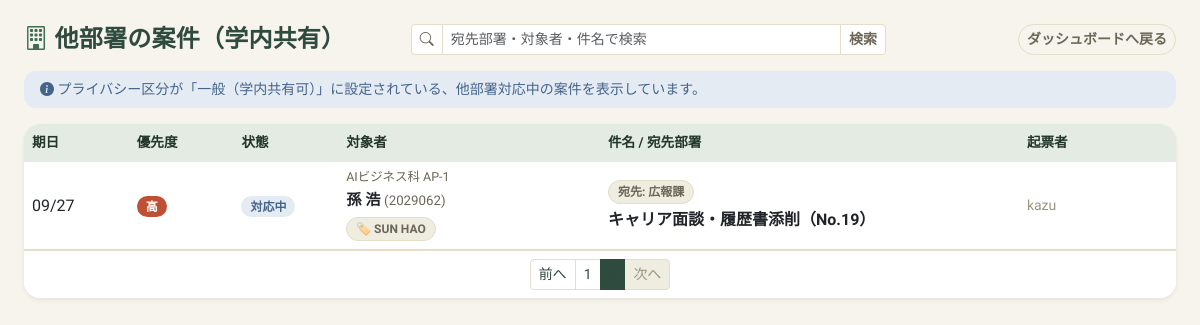
/tasks/other/?page=2 (signed in), run on the app's committed database.
### core/models.py (models this page shows, shortened)
class Task(models.Model):
    PRIORITY_CHOICES = [
        ('high', '高'),
        ('mid', '中'),
        ('low', '低'),
    ]
    STATUS_CHOICES = [
        ('open', '未対応'),
        ('in_progress', '対応中'),
        ('closed', '完了'),
    ]
    PRIVACY_CHOICES = [
        ('general', '一般（学内共有可）'),
        ('sensitive', '機密（関係部署のみ）'),
    ]
    TARGET_TYPE_CHOICES = [
        ('student', '学生'),
        ('staff', '教職員'),
    ]
    target_type = models.CharField("対象種別", max_length=10, choices=TARGET_TYPE_CHOICES, default='student', db_index=True)
    students = models.ManyToManyField(
        Student,
        related_name='tasks',
        verbose_name="対象学生",
        blank=True
    )
    target_user = models.ForeignKey(
        User,
        on_delete=models.SET_NULL,
        related_name='targeted_tasks',
        verbose_name="対象教職員",
        null=True,
        blank=True
    )
    title = models.CharField("依頼件名", max_length=200)
    description = models.TextField("依頼内容")
    target_group = models.ForeignKey(
        Group,
        on_delete=models.CASCADE,
        verbose_name="担当部署",
        related_name='group_tasks'
    )
    assigned_user = models.ForeignKey(
        User,
        on_delete=models.SET_NULL,
        null=True,
        blank=True,
        verbose_name="個別担当者",
        related_name='assigned_tasks'
    )
    created_by = models.ForeignKey(
        User,
        on_delete=models.CASCADE,
        related_name='created_tasks',
        verbose_name="起票者"
    )
    priority = models.CharField("優先度", max_length=10, choices=PRIORITY_CHOICES, default='mid', db_index=True)
    status = models.CharField("ステータス", max_length=20, choices=STATUS_CHOICES, default='open', db_index=True)
    privacy = models.CharField("プライバシー区分", max_length=20, choices=PRIVACY_CHOICES, default='general')
    due_date = models.DateField("対応期日", db_index=True)
    completion_note = models.TextField("対応メモ（クローズ時）", blank=True, null=True)
    created_at = models.DateTimeField("起票日時", auto_now_add=True)
    updated_at = models.DateTimeField("更新日時", auto_now=True)
    class Meta:
        verbose_name = "タスク"
        verbose_name_plural = "タスク一覧"
        ordering = ['due_date', '-priority']
    @property
    def target_display(self):
        if self.target_type == 'student':
            student_list = list(self.students.all())
            if not student_list:
                return mark_safe('<span class="text-muted">学生指定なし</span>')
            first_st = student_list[0]
            dept_name = first_st.department.name if first_st.department else ""
            cls_name = first_st.school_class.name if first_st.school_class else ""
            dept_part = f"{dept_name} {cls_name}".strip()
            line1 = f'<div class="text-secondary small mb-1" style="font-size: 0.78rem; line-height: 1.2;">{dept_part}</div>' if dept_part else ''
            if len(student_list) == 1:
                line2 = f'<div class="fw-bold text-dark" style="font-size: 0.95rem;">{first_st.name} <span class="text-secondary fw-normal small">({first_st.student_id})</span></div>'
                if first_st.nickname:
                    line3 = f'<div class="mt-1"><span class="badge rounded-pill bg-light text-secondary border" style="font-size: 0.75rem;">🏷️ {first_st.nickname}</span></div>'
                elif first_st.furigana:
                    line3 = f'<div class="text-secondary small mt-1" style="font-size: 0.75rem;">{first_st.furigana}</div>'
                else:
                    line3 = ''
                return mark_safe(f'{line1}{line2}{line3}')
        elif self.target_type == 'staff' and self.target_user:
            return mark_safe(f'<div class="fw-bold text-dark">{self.target_user.last_name} {self.target_user.first_name}</div><span class="badge bg-secondary" style="font-size: 0.75rem;">教職員宛て</span>')
        else:
            return mark_safe('<span class="badge bg-secondary" style="font-size: 0.75rem;">部署宛て</span>')

class Student(models.Model):
    student_id = models.CharField("学籍番号", max_length=20, unique=True)
    name = models.CharField("学生氏名", max_length=100)
    furigana = models.CharField("フリガナ", max_length=100, blank=True, null=True)
    nickname = models.CharField("ニックネーム", max_length=50, blank=True, null=True)
    nationality = models.CharField("国籍", max_length=50, choices=NATIONALITY_CHOICES, blank=True, null=True)
    department = models.ForeignKey('Department', on_delete=models.SET_NULL, null=True, blank=True, verbose_name="学科", related_name="students")
    course = models.ForeignKey('Course', on_delete=models.SET_NULL, null=True, blank=True, verbose_name="コース", related_name="students")
    school_class = models.ForeignKey('SchoolClass', on_delete=models.SET_NULL, null=True, blank=True, verbose_name="クラス", related_name="students")
    is_active = models.BooleanField("ステータス（表示）", default=True, db_index=True, help_text="チェックを外すとアプリの選択画面で非表示になります")
    created_at = models.DateTimeField("登録日時", auto_now_add=True)
    updated_at = models.DateTimeField("更新日時", auto_now=True)
    class Meta:
        verbose_name = "学生"
        verbose_name_plural = "学生一覧"
        ordering = ['department__order', 'course__name', 'school_class__name', 'student_id']

class Department(models.Model):
    name = models.CharField("学科名", max_length=100, unique=True)
    order = models.PositiveIntegerField("表示順", default=0, help_text="数字が小さい順に並びます")
    class Meta:
        verbose_name = "学科"
        verbose_name_plural = "学科一覧"
        ordering = ['order', 'name']

class SchoolClass(models.Model):
    department = models.ForeignKey(Department, on_delete=models.CASCADE, related_name='classes', verbose_name="所属学科")
    course = models.ForeignKey(Course, on_delete=models.CASCADE, related_name='classes', verbose_name="所属コース", null=True, blank=True)
    name = models.CharField("クラス名", max_length=50, help_text="例: HT-A, IT-Bなど")
    class Meta:
        verbose_name = "クラス"
        verbose_name_plural = "クラス一覧"
        ordering = ['department__order', 'course__name', 'name']
        unique_together = ('department', 'course', 'name')

### core/views.py (the view, shortened to what this page needs)
# urls.py: path('tasks/other/', views.other_department_tasks, name='other_department_tasks'),
@login_required
def other_department_tasks(request):
    user = request.user
    user_groups = user.groups.all()
    search_query = request.GET.get('q', '').strip()
    tasks = Task.objects.filter(
        status__in=['open', 'in_progress'],
        privacy='general'
    ).exclude(
        target_group__in=user_groups
    ).exclude(
        assigned_user=user
    ).exclude(
        created_by=user
    ).select_related(
        'target_group', 'assigned_user', 'target_user', 'created_by'
    ).prefetch_related(
        'students'
    )
    tasks = tasks.order_by('due_date', '-priority')
    paginator = Paginator(tasks, 20)
    page_number = request.GET.get('page')
    page_obj = paginator.get_page(page_number)
    return render(request, 'core/other_department_tasks.html', {
        'tasks': page_obj,
        'search_query': search_query,
    })

### core/templates/core/other_department_tasks.html (shortened to what this page needs)
<!DOCTYPE html>
{% load static %}
<html lang="ja">
<head>
    <link href="https://cdn.jsdelivr.net/npm/bootstrap@5.3.0/dist/css/bootstrap.min.css" rel="stylesheet">
    <link rel="stylesheet" href="{% static 'core/css/dashboard.css' %}">
    <link rel="stylesheet" href="https://cdn.jsdelivr.net/npm/bootstrap-icons@1.11.3/font/bootstrap-icons.min.css">
</head>
<body>
<div class="container-fluid px-4 py-4">
    <div class="row align-items-center mb-3 g-2">
        <div class="col-md-4">
            <h4 class="fw-bold mb-0 text-secondary">
                <i class="bi bi-building text-success"></i> 他部署の案件（学内共有）
            </h4>
        </div>
        <div class="col-md-5">
            <form method="get" action="{% url 'other_department_tasks' %}" class="d-flex gap-2">
                <div class="input-group input-group-sm">
                    <span class="input-group-text bg-white"><i class="bi bi-search"></i></span>
                    <input type="text" name="q" value="{{ search_query }}" class="form-control" placeholder="宛先部署・対象者・件名で検索">
                    <button type="submit" class="btn btn-secondary">検索</button>
                </div>
            </form>
        </div>
        <div class="col-md-3 text-end">
            <a href="{% url 'dashboard' %}" class="btn btn-outline-secondary btn-sm">ダッシュボードへ戻る</a>
        </div>
    </div>
    <div class="alert alert-info py-2 small border-0">
        <i class="bi bi-info-circle-fill"></i> プライバシー区分が「一般（学内共有可）」に設定されている、他部署対応中の案件を表示しています。
    </div>
    <div class="card shadow-sm border-0">
        <div class="table-responsive">
            <table class="table table-hover align-middle mb-0">
                <thead class="table-light">
                    <tr>
                        <th style="width: 8%;">期日</th>
                        <th style="width: 8%;">優先度</th>
                        <th style="width: 8%;">状態</th>
                        <th style="width: 20%;">対象者</th>
                        <th style="width: 32%;">件名 / 宛先部署</th>
                        <th style="width: 12%;">起票者</th>
                    </tr>
                </thead>
                <tbody>
                    {% for task in tasks %}
                    <tr style="cursor: pointer;" onclick="location.href='{% url 'task_detail' task.pk %}'">
                        <td>{{ task.due_date|date:"m/d" }}</td>
                        <td><span class="badge badge-{{ task.priority }}">{{ task.get_priority_display }}</span></td>
                        <td>
                            <span class="badge {% if task.status == 'open' %}bg-warning text-dark{% else %}bg-info text-dark{% endif %}">
                                {{ task.get_status_display }}
                            </span>
                        </td>
                        <td>{{ task.target_display }}</td>
                        <td>
                            <span class="badge bg-secondary mb-1">宛先: {{ task.target_group.name }}</span>
                            <div class="fw-bold text-dark">{{ task.title }}</div>
                        </td>
                        <td class="small text-muted">{{ task.created_by.username }}</td>
                    </tr>
                    {% empty %}
                    <tr>
                        <td colspan="6" class="text-center py-4 text-muted">現在、他部署で共有されている案件はありません。</td>
                    </tr>
                    {% endfor %}
                </tbody>
            </table>
        </div>
        {% if tasks.has_other_pages %}
        <div class="card-footer bg-white d-flex justify-content-center py-2 border-top">
            <nav>
                <ul class="pagination pagination-sm mb-0">
                    {% if tasks.has_previous %}
                        <li class="page-item"><a class="page-link" href="?page={{ tasks.previous_page_number }}{% if search_query %}&q={{ search_query }}{% endif %}">前へ</a></li>
                    {% else %}
                        <li class="page-item disabled"><span class="page-link">前へ</span></li>
                    {% endif %}
                    {% for num in tasks.paginator.page_range %}
                        {% if tasks.number == num %}
                            <li class="page-item active"><span class="page-link">{{ num }}</span></li>
                        {% elif num > tasks.number|add:'-3' and num < tasks.number|add:'3' %}
                            <li class="page-item"><a class="page-link" href="?page={{ num }}{% if search_query %}&q={{ search_query }}{% endif %}">{{ num }}</a></li>
                        {% endif %}
                    {% endfor %}
                    {% if tasks.has_next %}
                        <li class="page-item"><a class="page-link" href="?page={{ tasks.next_page_number }}{% if search_query %}&q={{ search_query }}{% endif %}">次へ</a></li>
                    {% else %}
                        <li class="page-item disabled"><span class="page-link">次へ</span></li>
                    {% endif %}
                </ul>
            </nav>
        </div>
        {% endif %}
    </div>
</div>
</body>
</html>

### core/static/core/css/dashboard.css (style rules this page uses)
:root { --color-bg: #f6f4ec; --color-bg-soft: #efece0; --color-surface: #ffffff; --color-border: #e3ddc9; --color-ink: #2b2a26; --color-ink-soft: #6b6656; --color-ink-faint: #9a947d; --color-pine: #2f4a3e; --color-pine-dark: #223629; --color-pine-soft: #e3ebe3; --color-slate: #45648c; --color-slate-soft: #e4ebf3; --color-amber: #e2a33b; --color-amber-dark: #a9711b; --color-amber-soft: #fbecd3; --color-rust: #be5036; --color-rust-dark: #8f3823; --color-rust-soft: #f5ded6; --color-sage: #3f6e52; --color-sage-soft: #dceadf; --shadow-soft: 0 6px 20px rgba(47, 74, 62, 0.08); --shadow-lift: 0 12px 28px rgba(47, 74, 62, 0.16); --radius-card: 16px; --radius-pill: 999px; }
body { background-color: var(--color-bg); color: var(--color-ink); font-family: "Zen Kaku Gothic New", "Hiragino Kaku Gothic ProN", "Hiragino Sans", "Yu Gothic", sans-serif; }
h1, h2, h3, h4, h5, h6, .navbar-brand { font-family: "Kaisei Decol", "Hiragino Mincho ProN", serif; letter-spacing: 0.01em; }
h4.text-secondary { color: var(--color-pine) !important; }
h4 .bi { color: var(--color-amber); }
.form-control, .form-select { background-color: var(--color-surface); border: 1px solid var(--color-border); color: var(--color-ink); border-radius: 10px; }
.input-group-text { background-color: var(--color-surface); border: 1px solid var(--color-border); color: var(--color-ink-soft); }
.btn { border-radius: var(--radius-pill); font-weight: 600; }
.btn-secondary { background-color: var(--color-surface); border: 1px solid var(--color-border); color: var(--color-ink-soft); }
.btn-outline-secondary { color: var(--color-ink-soft); border-color: var(--color-border); }
.alert { border: none; border-radius: 12px; }
.alert-info { background-color: var(--color-slate-soft); color: var(--color-slate); }
.card { border: 1px solid var(--color-border); border-radius: var(--radius-card); box-shadow: var(--shadow-soft); overflow: hidden; }
.card-footer.bg-white { background-color: var(--color-surface) !important; border-top: 1px solid var(--color-border); }
.table { color: var(--color-ink); margin-bottom: 0; }
.table thead.table-light th { background-color: var(--color-pine-soft); color: var(--color-pine-dark); font-weight: 700; border-bottom: 2px solid var(--color-pine-soft); font-size: 0.85rem; }
.table > :not(caption) > * > * { border-bottom-color: var(--color-border); }
.text-secondary { color: var(--color-ink-soft) !important; }
.text-muted { color: var(--color-ink-faint) !important; }
.badge-high { background-color: var(--color-rust); color: #fff; }
.badge { font-weight: 600; border-radius: var(--radius-pill); padding: 0.4em 0.75em; }
.badge.bg-info { background-color: var(--color-slate-soft) !important; color: var(--color-slate) !important; }
.badge.bg-secondary { background-color: var(--color-bg-soft) !important; color: var(--color-ink-soft) !important; border: 1px solid var(--color-border); }
.bg-light { background-color: var(--color-bg-soft) !important; }
.pagination .page-link { color: var(--color-pine); border-color: var(--color-border); }
.pagination .page-item.active .page-link { background-color: var(--color-pine); border-color: var(--color-pine); }
.pagination .page-item.disabled .page-link { color: var(--color-ink-faint); background-color: var(--color-bg-soft); }
body { background-color: var(--color-bg) !important; }
.text-success { color: var(--color-sage) !important; }
.border, .border-top, .border-bottom, .border-start, .border-end { border-color: var(--color-border) !important; }
.badge.bg-light { background-color: var(--color-bg-soft) !important; color: var(--color-ink-soft) !important; }

### core/templates/core/other_department_tasks.html (style rules this page uses)
body { background-color: #f4f6f9; }

### data on the page
Task: due_date "09/27", priority "高", status "対応中", target_display "AIビジネス科 AP-1 孫 浩 (2029062) 🏷️ SUN HAO", target_group.name "広報課", title "キャリア面談・履歴書添削（No.19）", created_by.username "kazu"

### other printed values
{{ num }} "1"
